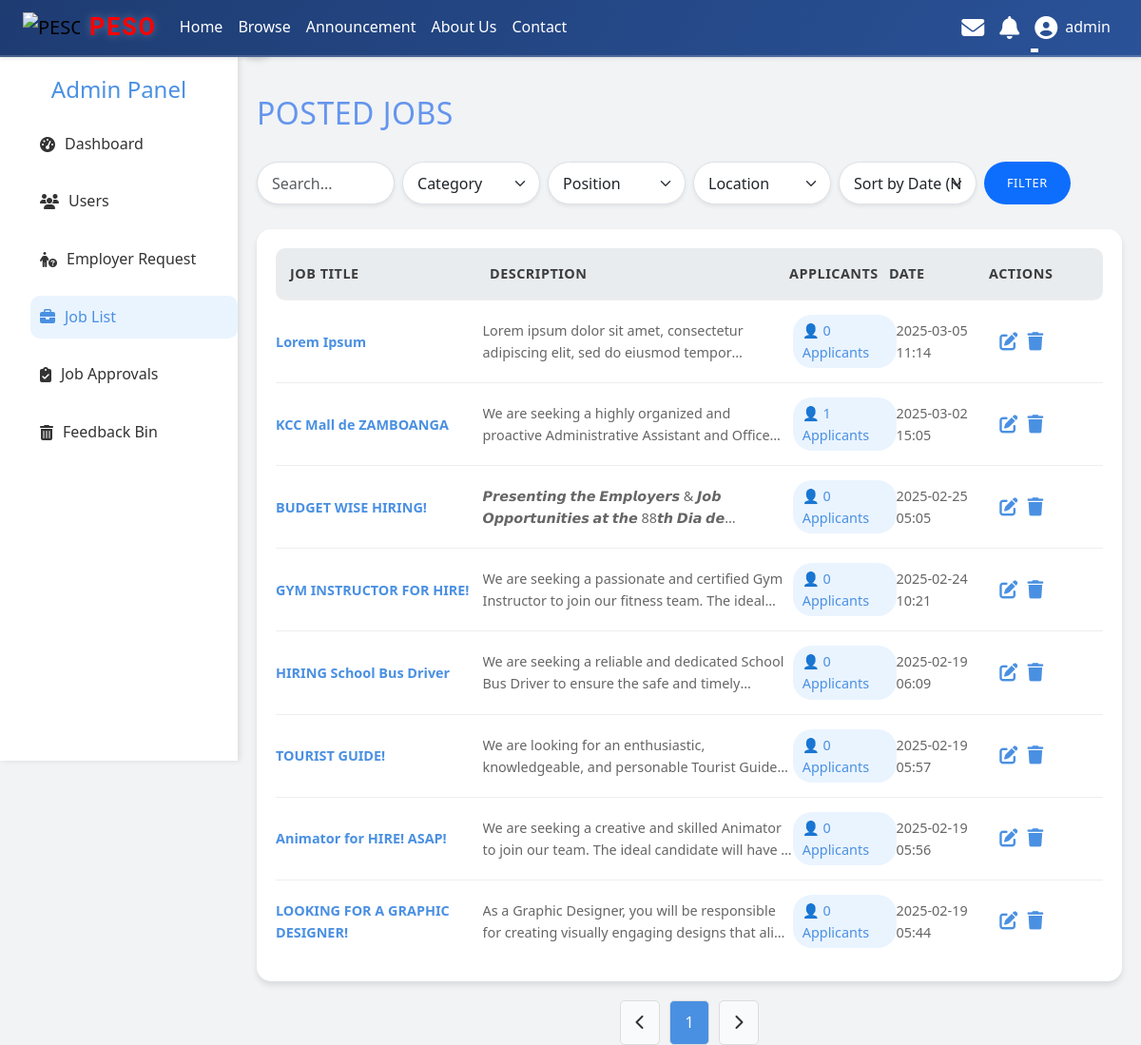
The app's page /admin/job_list.php (signed in) with its own data.
### tables this page shows
CREATE TABLE `jobs` (
  `id` int(11) NOT NULL,
  `title` varchar(255) NOT NULL,
  `description` text NOT NULL,
  `thumbnail` varchar(255) DEFAULT NULL,
  `photo` varchar(255) DEFAULT NULL,
  `created_at` timestamp NOT NULL DEFAULT current_timestamp(),
  `category_id` int(11) NOT NULL,
  `location` varchar(255) DEFAULT NULL,
  `specific_location` varchar(255) DEFAULT NULL,
  `responsibilities` text NOT NULL,
  `requirements` text NOT NULL,
  `preferred_qualifications` text DEFAULT NULL,
  `status` enum('pending','approved','rejected') DEFAULT 'pending',
  `employer_id` int(11) NOT NULL,
  `remarks` text DEFAULT NULL
);

### admin/job_list.php (the view, shortened to what this page needs)
<?php
include '../includes/header.php';
$limit = 15;
$page = isset($_GET['page']) ? (int)$_GET['page'] : 1;
$offset = ($page - 1) * $limit;
$search_filter = "";
$category_filter = "";
$position_filter = "";
$location_filter = "";
$sort = isset($_GET['sort']) ? $_GET['sort'] : 'created_at_desc';
$sort_mapping = [
    'created_at_asc' => ['column' => 'created_at', 'order' => 'ASC'],
    'created_at_desc' => ['column' => 'created_at', 'order' => 'DESC'],
    'title_asc' => ['column' => 'title', 'order' => 'ASC'],
    'title_desc' => ['column' => 'title', 'order' => 'DESC'],
    'total_applicants_asc' => ['column' => 'total_applicants', 'order' => 'ASC'],
    'total_applicants_desc' => ['column' => 'total_applicants', 'order' => 'DESC'],
];
$sort_column = $sort_mapping[$sort]['column'];
$sort_order = $sort_mapping[$sort]['order'];
$query_all_jobs = "
    SELECT DISTINCT j.*, COUNT(a.id) AS total_applicants
    FROM jobs j
    LEFT JOIN applications a ON j.id = a.job_id
    LEFT JOIN job_categories jc ON j.id = jc.job_id
    LEFT JOIN job_positions_jobs jp ON j.id = jp.job_id
    WHERE 1=1
    $search_filter
    $category_filter
    $position_filter
    $location_filter
    GROUP BY j.id
    ORDER BY $sort_column $sort_order
    LIMIT $limit OFFSET $offset
";
$result = $conn->query($query_all_jobs);
$count_query = "
    SELECT COUNT(DISTINCT j.id) AS total_jobs
    FROM jobs j
    LEFT JOIN job_categories jc ON j.id = jc.job_id
    LEFT JOIN job_positions_jobs jp ON j.id = jp.job_id
    WHERE 1=1
    $search_filter
    $category_filter
    $position_filter
    $location_filter
";
$count_result = $conn->query($count_query);
$count_data = $count_result->fetch_assoc();
$total_jobs = $count_data['total_jobs'];
$total_pages = ceil($total_jobs / $limit);
?>
<!DOCTYPE html>
<html lang="en">
<head>
    <link href="https://cdnjs.cloudflare.com/ajax/libs/font-awesome/6.4.2/css/all.min.css" rel="stylesheet">
    <link rel="stylesheet" href="/JOB/assets/job_list.css">
</head>
<body>
<div class="sidebar" id="sidebar">
    <div>
        <h2>Admin Panel</h2>
        <ul>
            <li><a href="admin.php"><i class="fas fa-tachometer-alt"></i> Dashboard</a></li>
            <li><a href="user_list.php"><i class="fas fa-users"></i> Users</a></li>
            <li><a href="employer_hiring.php"><i class="fas fa-person-circle-question"></i> Employer Request</a></li>
            <li><a href="job_list.php" class="active"><i class="fas fa-briefcase"></i> Job List</a></li>
            <li><a href="job_approval.php "><i class="fas fa-clipboard-check"></i> Job Approvals</a></li>
            <li><a href="feedback_bin.php"><i class="fas fa-trash-alt"></i> Feedback Bin</a></li>
        </ul>
    </div>
    <div class="toggle-btn" onclick="toggleSidebar()">
        <i class="fas fa-angle-right"></i>
    </div>
</div>
<main>
    <h3>Posted Jobs</h3>
    <form action="" method="get" class="row gx-2 gy-2 justify-content-center mt-4">
        <div class="col-lg-2 col-md-3 col-6 ">
            <input type="text" name="search" class="form-control form-control-m shadow-sm rounded-pill" placeholder="Search..." value="<?= isset($_GET['search']) ? htmlspecialchars($_GET['search']) : '' ?>">
        </div>
        <div class="col-lg-2 col-md-3 col-6">
            <select name="category" class="form-select form-select-m shadow-sm rounded-pill">
                <option value="">Category</option>
            </select>
        </div>
        <div class="col-lg-2 col-md-3 col-6">
            <select name="position" class="form-select form-select-m shadow-sm rounded-pill">
                <option value="">Position</option>
            </select>
        </div>
        <div class="col-lg-2 col-md-3 col-6">
            <select name="location" class="form-select form-select-m shadow-sm rounded-pill">
                <option value="">Location</option>
            </select>
        </div>
        <div class="col-lg-2 col-md-3 col-6">
            <select name="sort" class="form-select form-select-m shadow-sm rounded-pill">
                <option value="created_at_desc" <?= $sort === 'created_at_desc' ? 'selected' : '' ?>>Sort by Date (Newest)</option>
            </select>
        </div>
        <div class="col-md-2">
        <button type="submit" style="height: 100%;" class="btn btn-primary btn-lg rounded-pill filter-button">Filter</button>
        </div>
    </form><br>
   <div class="job-list">
        <div class="job-header">
            <div>Job Title</div>
            <div>Description</div>
            <div>Applicants</div>
            <div>Date</div>
            <div>Actions</div>
        </div>
        <?php while ($row = $result->fetch_assoc()): ?>
            <div class="job-item">
                <div class="title"><?= htmlspecialchars($row['title']) ?></div>
                <div class="description"><?= htmlspecialchars($row['description']) ?></div>
                <div class="applicants" onclick="location.href='view_applicants.php?job_id=<?= $row['id'] ?>'">
                    👤 <?= $row['total_applicants'] ?> Applicants
                </div>
                <div class="date"><?= htmlspecialchars(date('Y-m-d H:i', strtotime($row['created_at']))) ?></div>
                <div class="actions">
                <button onclick="location.href='edit_job.php?id=<?= $row['id'] ?>&source=job_list'"><i class="fas fa-edit"></i></button>
                    <button data-bs-toggle="modal" data-bs-target="#deleteJobModal" class="btn-delete" data-job-id="<?= $row['id'] ?>"><i class="fas fa-trash"></i></button>
                </div>
            </div>
        <?php endwhile; ?>
    </div>
    <div class="pagination">
        <button onclick="location.href='?page=<?= $page - 1 ?>&search=<?= $search ?>'" <?= $page <= 1 ? 'disabled' : '' ?>> <i class="fas fa-chevron-left"></i> </button>
        <?php for ($i = 1; $i <= $total_pages; $i++): ?>
            <button onclick="location.href='?page=<?= $i ?>&search=<?= $search ?>'" <?= $i === $page ? 'class="active"' : '' ?>><?= $i ?></button>
        <?php endfor; ?>
        <button onclick="location.href='?page=<?= $page + 1 ?>&search=<?= $search ?>'" <?= $page >= $total_pages ? 'disabled' : '' ?>> <i class="fas fa-chevron-right"></i> </button>
    </div>
</body>
</html>

### assets/header.css (style rules this page uses)
* { margin: 0; padding: 0; box-sizing: border-box; }
body { padding-top: 60px; }
.shadow-sm { box-shadow: 0 4px 6px rgba(0, 0, 0, 0.05); }
.btn { font-size: 0.8rem; padding: 0.6rem 1.5rem; border: none; border-radius: 15px; cursor: pointer; transition: all 0.3s ease; text-transform: uppercase; font-weight: 500; letter-spacing: 0.5px; }

### assets/job_list.css (style rules this page uses)
body { font-family: 'Segoe UI', Tahoma, Geneva, Verdana, sans-serif; background-color: #f1f3f5; color: #333; line-height: 1.6; margin-top:20px; }
main { padding-left:270px; padding-right:20px; }
.sidebar { position: fixed; top: 0; left: 0; width: 250px; height: 100vh; background: #ffffff; padding-top:80px; display: flex; flex-direction: column; justify-content: space-between; box-shadow: 2px 0 6px rgba(0, 0, 0, 0.1); transition: transform 0.3s ease-in-out; }
.sidebar h2 { font-size: 1.5rem; margin-bottom: 20px; text-align: center; color: #4a90e2; }
.sidebar ul { list-style: none; }
.sidebar ul li { margin-bottom: 15px; }
.sidebar ul li a { text-decoration: none; color: #333; font-size: 1rem; display: flex; align-items: center; gap: 10px; padding: 10px; border-radius: 10px; transition: background 0.3s, color 0.3s; }
.sidebar ul li a:hover, .sidebar ul li a.active { background: #eaf4ff; color: #4a90e2; }
.sidebar .toggle-btn { position: absolute; top: 20px; right: -40px; background: #4a90e2; width: 40px; height: 40px; border-radius: 50%; display: flex; align-items: center; justify-content: center; cursor: pointer; box-shadow: 0 4px 6px rgba(0, 0, 0, 0.1); }
.sidebar .toggle-btn i { color: #fff; font-size: 1.2rem; }
.job-list { background: #ffffff; border-radius: 15px; padding: 20px; box-shadow: 0 4px 6px rgba(0, 0, 0, 0.1); }
.job-header { display: grid; grid-template-columns: 2fr 3fr 1fr 1fr 1fr; align-items: center; border-bottom: 2px solid #eee; background-color: #e9ecef; border-radius: 10px; padding: 15px; font-weight: bold; text-transform: uppercase; letter-spacing: 0.5px; color: #000000be; font-size: 0.9rem; }
.job-item { display: grid; grid-template-columns: 2fr 3fr 1fr 1fr 1fr; align-items: center; padding: 15px 0; border-bottom: 1px solid #eee; }
.job-item:last-child { border-bottom: none; }
.job-item div { font-size: 0.9rem; color: #666; }
.job-item .title { font-weight: bold; color: #4a90e2; }
.job-item .description { overflow: hidden; text-overflow: ellipsis; display: -webkit-box; -webkit-line-clamp: 2; -webkit-box-orient: vertical; }
.job-item .applicants { display: inline-block; background: #eaf4ff; color: #4a90e2; padding: 5px 10px; border-radius: 20px; font-size: 0.9rem; cursor: pointer; transition: background 0.3s; }
.job-item .actions { display: flex; gap: 10px; }
.job-item .actions button { background: none; border: none; color: #4a90e2; font-size: 1.2rem; cursor: pointer; transition: color 0.3s; }
.pagination { display: flex; justify-content: center; gap: 10px; margin-top: 20px; }
.pagination button { padding: 10px 15px; background: #f9fafb; border: 1px solid #ddd; border-radius: 5px; color: #333; cursor: pointer; transition: background 0.3s; }
.pagination button.active { background: #4a90e2; color: #fff; }
.form-control, .form-select { height: 45px; padding: 10px 15px; font-size: 1rem; }
h3 { font-size: 2rem; color:cornflowerblue; font-weight: 500; text-transform: uppercase; letter-spacing: 0.5px; margin-top:20px; }

### records on screen
jobs: title "Lorem Ipsum", description "Lorem ipsum dolor sit amet, consectetur adipiscing elit, sed do eiusmod…", total_applicants "0", created_at "2025-03-05 11:14"
jobs: title "KCC Mall de ZAMBOANGA", description "We are seeking a highly organized and proactive Administrative Assistant and…", total_applicants "1", created_at "2025-03-02 15:05"
jobs: title "BUDGET WISE HIRING!", description "𝙋𝙧𝙚𝙨𝙚𝙣𝙩𝙞𝙣𝙜 𝙩𝙝𝙚 𝙀𝙢𝙥𝙡𝙤𝙮𝙚𝙧𝙨 & 𝙅𝙤𝙗 𝙊𝙥𝙥𝙤𝙧𝙩𝙪𝙣𝙞𝙩𝙞𝙚𝙨 𝙖𝙩 𝙩𝙝𝙚 88𝙩𝙝 𝘿𝙞𝙖…", total_applicants "0", created_at "2025-02-25 05:05"
jobs: title "GYM INSTRUCTOR FOR HIRE!", description "We are seeking a passionate and certified Gym Instructor to join our fitness team. The…", total_applicants "0", created_at "2025-02-24 10:21"
jobs: title "HIRING School Bus Driver", description "We are seeking a reliable and dedicated School Bus Driver to ensure the safe and…", total_applicants "0", created_at "2025-02-19 06:09"
jobs: title "TOURIST GUIDE!", description "We are looking for an enthusiastic, knowledgeable, and personable Tourist…", total_applicants "0", created_at "2025-02-19 05:57"
jobs: title "Animator for HIRE! ASAP!", description "We are seeking a creative and skilled Animator to join our team. The ideal candidate will have…", total_applicants "0", created_at "2025-02-19 05:56"
jobs: title "LOOKING FOR A GRAPHIC DESIGNER!", description "As a Graphic Designer, you will be responsible for creating visually engaging designs that…", total_applicants "0", created_at "2025-02-19 05:44"

### other values on screen
$_SESSION['username'] "admin"
